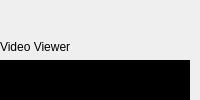
  <widget class="QDockWidget" name="dockWidget">
   <attribute name="dockWidgetArea">
    <number>2</number>
   </attribute>
   <widget class="QWidget" name="dockWidgetContents">
    <widget class="QWidget" name="videopanel" native="true">
     <property name="geometry">
      <rect>
       <x>0</x>
       <y>40</y>
       <width>190</width>
       <height>404</height>
      </rect>
     </property>
     <property name="sizePolicy">
      <sizepolicy hsizetype="Expanding" vsizetype="Expanding">
       <horstretch>0</horstretch>
       <verstretch>0</verstretch>
      </sizepolicy>
     </property>
     <layout class="QVBoxLayout" name="verticalLayout_videopanel">
      <item>
       <widget class="QLabel" name="videotitle">
        <property name="text">
         <string>Video Viewer</string>
        </property>
       </widget>
      </item>
      <item>
       <widget class="QLabel" name="videoLabel">
        <property name="sizePolicy">
         <sizepolicy hsizetype="Expanding" vsizetype="Expanding">
          <horstretch>0</horstretch>
          <verstretch>0</verstretch>
         </sizepolicy>
        </property>
        <property name="minimumSize">
         <size>
          <width>100</width>
          <height>100</height>
         </size>
        </property>
        <property name="styleSheet">
         <string>background-color: black;</string>
        </property>
        <property name="text">
         <string>Video Stream</string>
        </property>
        <property name="alignment">
         <set>Qt::AlignCenter</set>
        </property>
       </widget>
      </item>
      <item>
       <layout class="QHBoxLayout" name="horizontalLayout_5">
        <item>
         <widget class="QLabel" name="labelPosition">
          <property name="text">
           <string/>
          </property>
         </widget>
        </item>
        <item>
         <widget class="QLabel" name="labelDuration">
          <property name="text">
           <string/>
          </property>
         </widget>
        </item>
       </layout>
      </item>
      <item>
       <widget class="QSlider" name="horizontalSlider">
        <property name="orientation">
         <enum>Qt::Horizontal</enum>
        </property>
       </widget>
      </item>
     </layout>
    </widget>
   </widget>
  </widget>
